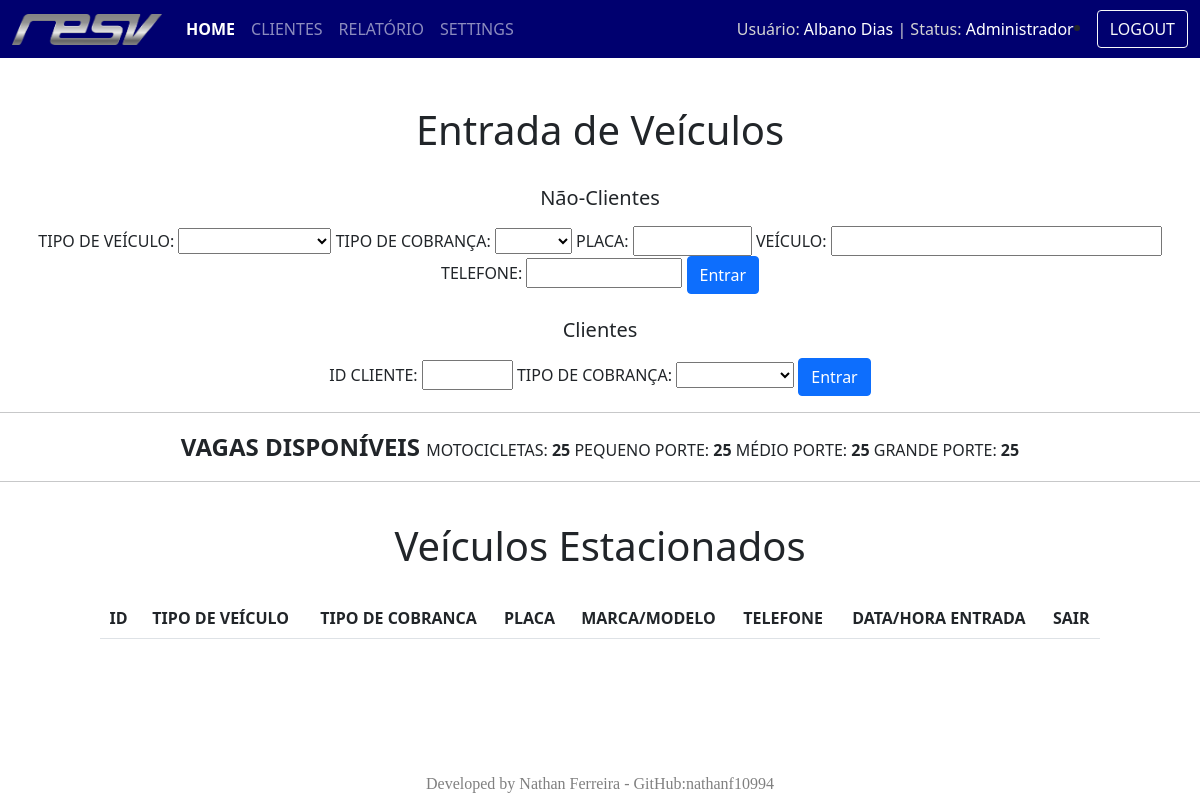
The app's page /desktop.php (signed in) with its own data.
### tables this page shows
CREATE TABLE tipoveiculo (
id_tipoveiculo INTEGER PRIMARY KEY AUTO_INCREMENT,
tipoveiculo VARCHAR(15),
valorhora FLOAT(10,2),
valorminuto FLOAT(10,2),
valordiaria FLOAT(10,2),
vagastotais INTEGER,
vagasdisponiveis INTEGER
);

### crud.php (the view, shortened to what this page needs)
<?php
        function vagasmotos($conexao){
            $query= "SELECT vagasdisponiveis FROM tipoveiculo
                    WHERE id_tipoveiculo = 1";
            $resultado = mysqli_query($conexao, $query);
            $vaga= mysqli_fetch_assoc($resultado);
            echo "<b>".$vaga['vagasdisponiveis']."</b>";
        }
        function vagaspequeno($conexao){
            $query= "SELECT vagasdisponiveis FROM tipoveiculo
                    WHERE id_tipoveiculo = 2";
            $resultado = mysqli_query($conexao, $query);
            $vaga= mysqli_fetch_assoc($resultado);
            echo "<b>".$vaga['vagasdisponiveis']."</b>";
        }
        function vagasmedio($conexao){
            $query= "SELECT vagasdisponiveis FROM tipoveiculo
                    WHERE id_tipoveiculo = 3";
            $resultado = mysqli_query($conexao, $query);
            $vaga= mysqli_fetch_assoc($resultado);
            echo "<b>".$vaga['vagasdisponiveis']."</b>";
        }
        function vagasgrande($conexao){
            $query= "SELECT vagasdisponiveis FROM tipoveiculo
                    WHERE id_tipoveiculo = 4";
            $resultado = mysqli_query($conexao, $query);
            $vaga= mysqli_fetch_assoc($resultado);
            echo "<b>".$vaga['vagasdisponiveis']."</b>";
        }
?>

### header-desktop.php (shortened to what this page needs)
<!DOCTYPE html>
<html lang='pt-br'>
    <head>
        <link rel = "stylesheet" href ="https://cdn.jsdelivr.net/npm/bootstrap@5.0.2/dist/css/bootstrap.min.css" rel="stylesheet">
    </head>
        <body>
        <nav class="navbar navbar-expand-lg navbar-dark" style="background-color: #00006f">
  <div class="container-fluid">
    <a class="navbar-brand" href="desktop.php"><img src="png/resv.png" width="150"></a>
    <div class="collapse navbar-collapse" id="navbarNav">
      <ul class="navbar-nav">
        <li class="nav-item">
          <a class="nav-link" aria-current="page" href="desktop.php"><?php if($_SESSION['page'] == 1): ?><b><font color="white"><?php endif ?> HOME </b></font></a>
        </li>
        <li class="nav-item">
          <a class="nav-link" href="form-clientes.php"><?php if($_SESSION['page'] == 2): ?><b><font color="white"><?php endif ?> CLIENTES </b></font></a>
        </li>
        <li class="nav-item">
          <a class="nav-link" href="form-relatorio.php"><?php if($_SESSION['page'] == 3): ?><b><font color="white"><?php endif ?> RELATÓRIO </b></font></a>
        </li>
        <li class="nav-item">
          <a class="nav-link" href="form-settings.php"><?php if($_SESSION['page'] == 4): ?><b><font color="white"><?php endif ?> SETTINGS </b></font></a>
        </li>
      </ul>
    </div>
      <div>
        <center>
            <font color="lightgray">Usuário: </font>
            <font color="white"><?php echo $_SESSION['nome']?></font>
            <font color="lightgray">     |     Status: </font>
            <font color="white"><?php echo $_SESSION['nomestatus']?></font>
        </center>
      </div>
        <li class="nav-item">
          <a class="btn btn-outline-light" aria-current="page" href="logout.php"> LOGOUT </a>
        </li>
  </div>
</nav>

### desktop.php (shortened to what this page needs)
<?php
    include ("connection-MySql.php");
    include ("crud.php");
    include ("header-desktop.php");
?>
    <br><br><h1><center>Entrada de Veículos</center></h1>
    <br><h5><center>Não-Clientes</center></h5></p>
    <center>
        <form action="entrada-veiculocomum.php" method="post">
            TIPO DE VEÍCULO:
            <select id="veiculo" name="veiculo" required>
                <option></option>
                <option value="1">MOTOCICLETA</option>
            </select>
            TIPO DE COBRANÇA:
            <select id="cobranca" name="cobranca" required>
                <option></option>
                <option value="1">TEMPO</option>
            </select>
            PLACA:
            <input type="text" minlength="7" maxlength="7" size="7" id="placaveiculo" name="placaveiculo" required>
            VEÍCULO:
            <input type="text" maxlength="30" size="30" id="marcamodelo" name="marcamodelo" required>
            TELEFONE:
            <input type="tel" minlength="10" maxlength="11" size="11" id="telefone" name="telefone" required>
            <input class="btn btn-primary" type="submit" name="entrar" value="Entrar"/>
        </form>
    </center>
    <br><h5><center>Clientes</center></h5></p>
    <center>
        <form action="entrada-veiculocliente.php" method="post">
            ID CLIENTE:
            <input type="tel" maxlength="4" size="4" id="cliente" name="cliente" required>
            TIPO DE COBRANÇA:
            <select id="cobranca" name="cobranca" required>
                <option></option>
                <option value="1">TEMPO</option>
            </select>
            <input class="btn btn-primary" type="submit" name="entrar" value="Entrar">
        </form>
    </center>
            <hr>
            <center><b><font size="5"> VAGAS DISPONÍVEIS   </font></b>
            MOTOCICLETAS:   <?php vagasmotos($conexao) ?>
            PEQUENO PORTE:  <?php vagaspequeno($conexao) ?>
            MÉDIO PORTE:    <?php vagasmedio($conexao) ?>
            GRANDE PORTE:   <?php vagasgrande($conexao) ?>
            </center>
            <hr>
    <br><h1><center>Veículos Estacionados</center></h1>
	<div class="myDiv">
	<table class="table table-hover">
    <tr>
            <th><b> ID </b></th>
            <th><b> TIPO DE VEÍCULO </b></th>
            <th><b> TIPO DE COBRANCA </b></th>
            <th><b> PLACA </b></th>
            <th><b> MARCA/MODELO </b></th>
            <th><b> TELEFONE </b></th>
            <th><b> DATA/HORA ENTRADA </b></th>
            <th><b> SAIR </b></th>
    </tr>
</table>
</div>
<?php
    include ("footer-desktop.php");
?>

### footer-desktop.php
<?php
 $mensagem ="<font color= 'gray' face='Calibri'>  Developed by Nathan Ferreira - GitHub:nathanf10994</font>";
     echo "<center><br><br><br><br> $mensagem </center>"
 ?>

### desktop.php (style rules this page uses)
.myDiv { padding: 20px 100px; text-align: center; }

### records on screen
tipoveiculo: vagasdisponiveis "25"
tipoveiculo: vagasdisponiveis "25"
tipoveiculo: vagasdisponiveis "25"
tipoveiculo: vagasdisponiveis "25"

### other values on screen
$_SESSION['nome'] "Albano Dias"
$_SESSION['nomestatus'] "Administrador"
